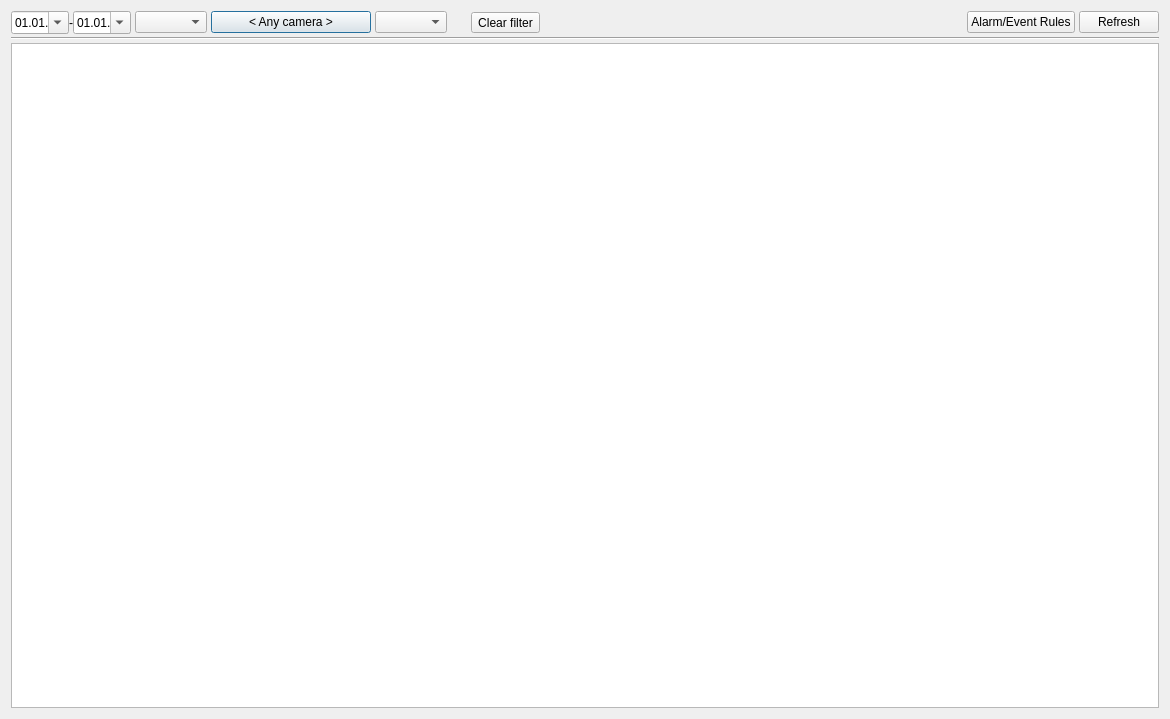
<?xml version="1.0" encoding="UTF-8"?>
<ui version="4.0">
 <class>EventLogDialog</class>
 <widget class="QDialog" name="EventLogDialog">
  <property name="geometry">
   <rect>
    <x>0</x>
    <y>0</y>
    <width>1170</width>
    <height>719</height>
   </rect>
  </property>
  <property name="windowTitle">
   <string>Event log</string>
  </property>
  <layout class="QVBoxLayout" name="verticalLayout">
   <property name="spacing">
    <number>3</number>
   </property>
   <item>
    <layout class="QGridLayout" name="mainGridLayout">
     <property name="horizontalSpacing">
      <number>4</number>
     </property>
     <item row="0" column="0">
      <layout class="QGridLayout" name="gridLayout">
       <property name="horizontalSpacing">
        <number>0</number>
       </property>
       <item row="0" column="0">
        <widget class="QDateEdit" name="dateEditFrom">
         <property name="frame">
          <bool>true</bool>
         </property>
         <property name="buttonSymbols">
          <enum>QAbstractSpinBox::NoButtons</enum>
         </property>
         <property name="displayFormat">
          <string>dd.MM.yy</string>
         </property>
         <property name="calendarPopup">
          <bool>true</bool>
         </property>
        </widget>
       </item>
       <item row="0" column="1">
        <widget class="QLabel" name="delimLabel">
         <property name="text">
          <string>-</string>
         </property>
         <property name="alignment">
          <set>Qt::AlignCenter</set>
         </property>
        </widget>
       </item>
       <item row="0" column="2">
        <widget class="QDateEdit" name="dateEditTo">
         <property name="wrapping">
          <bool>false</bool>
         </property>
         <property name="buttonSymbols">
          <enum>QAbstractSpinBox::NoButtons</enum>
         </property>
         <property name="displayFormat">
          <string>dd.MM.yy</string>
         </property>
         <property name="calendarPopup">
          <bool>true</bool>
         </property>
        </widget>
       </item>
      </layout>
     </item>
     <item row="0" column="1">
      <widget class="QnTreeViewComboBox" name="eventComboBox">
       <property name="maxVisibleItems">
        <number>16</number>
       </property>
      </widget>
     </item>
     <item row="0" column="2">
      <widget class="QPushButton" name="cameraButton">
       <property name="minimumSize">
        <size>
         <width>160</width>
         <height>0</height>
        </size>
       </property>
       <property name="mouseTracking">
        <bool>true</bool>
       </property>
       <property name="text">
        <string>&lt; Any camera &gt;</string>
       </property>
       <property name="flat">
        <bool>false</bool>
       </property>
      </widget>
     </item>
     <item row="0" column="3">
      <widget class="QComboBox" name="actionComboBox"/>
     </item>
     <item row="0" column="7">
      <spacer name="horizontalSpacer">
       <property name="orientation">
        <enum>Qt::Horizontal</enum>
       </property>
       <property name="sizeHint" stdset="0">
        <size>
         <width>40</width>
         <height>20</height>
        </size>
       </property>
      </spacer>
     </item>
     <item row="0" column="9">
      <widget class="QPushButton" name="refreshButton">
       <property name="focusPolicy">
        <enum>Qt::TabFocus</enum>
       </property>
       <property name="text">
        <string>Refresh</string>
       </property>
       <property name="autoDefault">
        <bool>false</bool>
       </property>
       <property name="flat">
        <bool>false</bool>
       </property>
      </widget>
     </item>
     <item row="0" column="5">
      <spacer name="horizontalSpacer_2">
       <property name="orientation">
        <enum>Qt::Horizontal</enum>
       </property>
       <property name="sizeType">
        <enum>QSizePolicy::Fixed</enum>
       </property>
       <property name="sizeHint" stdset="0">
        <size>
         <width>20</width>
         <height>20</height>
        </size>
       </property>
      </spacer>
     </item>
     <item row="0" column="6">
      <widget class="QToolButton" name="clearFilterButton">
       <property name="text">
        <string>Clear filter</string>
       </property>
       <property name="popupMode">
        <enum>QToolButton::InstantPopup</enum>
       </property>
       <property name="toolButtonStyle">
        <enum>Qt::ToolButtonTextBesideIcon</enum>
       </property>
       <property name="autoRaise">
        <bool>false</bool>
       </property>
      </widget>
     </item>
     <item row="0" column="8">
      <widget class="QPushButton" name="eventRulesButton">
       <property name="text">
        <string>Alarm/Event Rules</string>
       </property>
      </widget>
     </item>
    </layout>
   </item>
   <item>
    <widget class="Line" name="line">
     <property name="orientation">
      <enum>Qt::Horizontal</enum>
     </property>
    </widget>
   </item>
   <item>
    <widget class="QnTableView" name="gridEvents">
     <property name="mouseTracking">
      <bool>true</bool>
     </property>
     <property name="contextMenuPolicy">
      <enum>Qt::CustomContextMenu</enum>
     </property>
     <property name="editTriggers">
      <set>QAbstractItemView::NoEditTriggers</set>
     </property>
     <property name="sortingEnabled">
      <bool>true</bool>
     </property>
     <attribute name="horizontalHeaderStretchLastSection">
      <bool>true</bool>
     </attribute>
     <attribute name="verticalHeaderShowSortIndicator" stdset="0">
      <bool>true</bool>
     </attribute>
     <attribute name="verticalHeaderStretchLastSection">
      <bool>false</bool>
     </attribute>
    </widget>
   </item>
  </layout>
 </widget>
 <customwidgets>
  <customwidget>
   <class>QnTableView</class>
   <extends>QTableView</extends>
   <header>ui/widgets/table_view.h</header>
  </customwidget>
  <customwidget>
   <class>QnTreeViewComboBox</class>
   <extends>QComboBox</extends>
   <header>ui/common/tree_combo_box.h</header>
  </customwidget>
 </customwidgets>
 <tabstops>
  <tabstop>gridEvents</tabstop>
  <tabstop>dateEditFrom</tabstop>
  <tabstop>dateEditTo</tabstop>
  <tabstop>eventComboBox</tabstop>
  <tabstop>cameraButton</tabstop>
  <tabstop>actionComboBox</tabstop>
  <tabstop>clearFilterButton</tabstop>
  <tabstop>eventRulesButton</tabstop>
  <tabstop>refreshButton</tabstop>
 </tabstops>
 <resources/>
 <connections/>
</ui>
